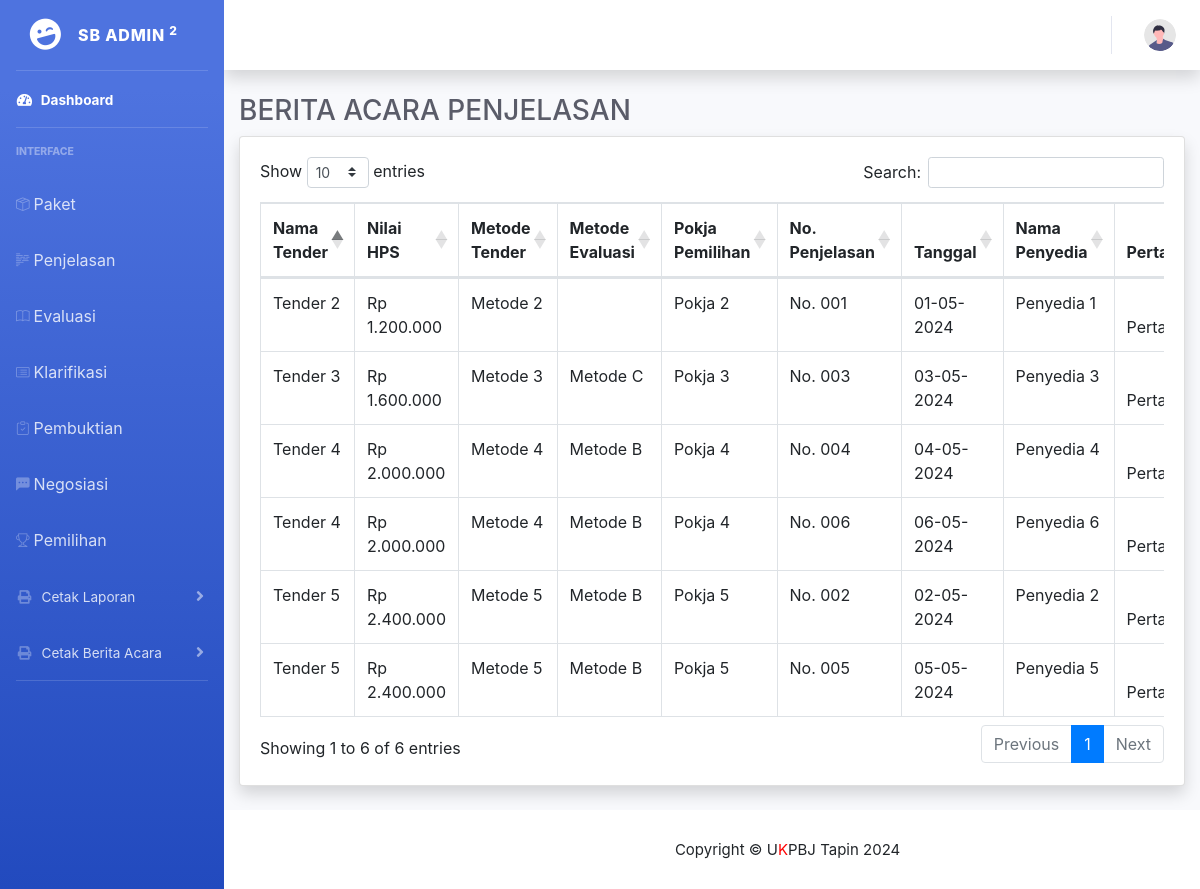
The page /index.php/report/reportBaPenjelasan on the database as committed earlier.
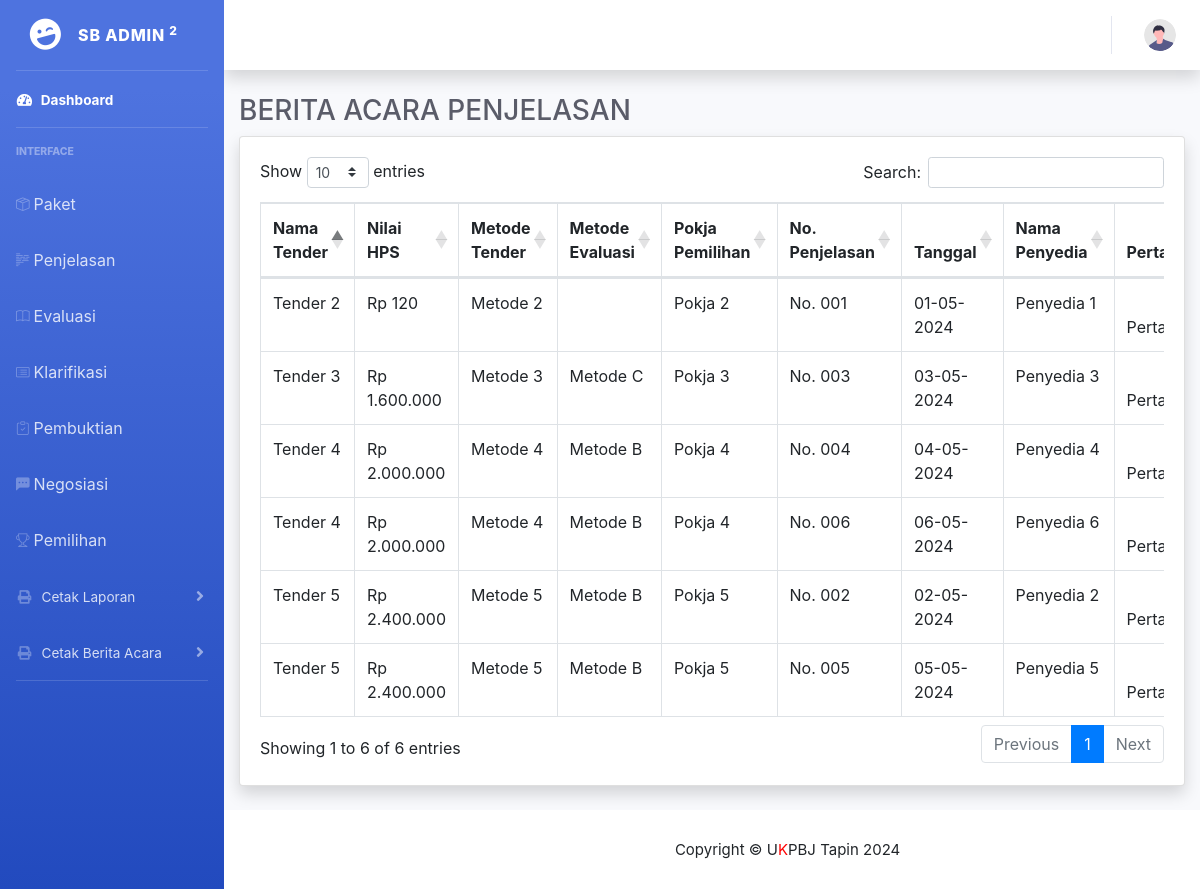
The same page on the database as committed later.
### tables this page shows
CREATE TABLE `paket` (
  `Id_kode_tender` int(10) NOT NULL,
  `kode_tender` text NOT NULL,
  `Id_pokja` varchar(10) DEFAULT NULL,
  `no_dokumen_pemilihan` text NOT NULL,
  `Nama_tender` varchar(100) DEFAULT NULL,
  `Nilai_Pagu` varchar(30) DEFAULT NULL,
  `Kode_RUP` int(15) DEFAULT NULL,
  `Nilai_HPS` varchar(20) DEFAULT NULL,
  `Kode_anggaran` int(15) DEFAULT NULL,
  `Metode_tender` varchar(20) DEFAULT NULL,
  `Nama_PPK` varchar(50) DEFAULT NULL,
  `NIP_PPK` varchar(30) DEFAULT NULL,
  `No_SK` text DEFAULT NULL,
  `Unit_kerja` varchar(50) DEFAULT NULL,
  `Tgl_permohonan` date DEFAULT NULL,
  `Tgl_penugasan` date DEFAULT NULL,
  `Pokja_pemilihan` varchar(20) DEFAULT NULL
);

### application/controllers/Report.php (called while the page is built, shortened)
<?php
class Report extends CI_Controller {
    public function __construct() {
        $this->load->model('Paket_model');
        $this->load->model('PokjaMil_model');
        $this->load->model('Penjelasan_model');
        $this->load->library('form_validation');
        $this->load->model('Evaluasi_model');
        $this->load->model('Klarifikasi_model');
        $this->load->model('Negosiasi_model');
        $this->load->model('Pembuktian_model');
        $this->load->model('Pemilihan_model');
    }
    public function reportBaPenjelasan() {
        $data['negosiasis'] = $this->Negosiasi_model->get_all();
        $data['klarifikasis'] = $this->Klarifikasi_model->get_all();
        $data['penjelasans'] = $this->Penjelasan_model->get_all();
        $data['evaluasis'] = $this->Evaluasi_model->get_all();
        $data['pakets'] = $this->Paket_model->get_all_paket();
        $data['pembuktians'] = $this->Pembuktian_model->get_all();
        $this->load->view('Header/Head');
        $this->load->view('Header/Header');
        $this->load->view('report/report_ba_penjelasan', $data);
        $this->load->view('Footer/Footer');
    }
}
?>

### index.php (called while the page is built, shortened)
<?php
require_once BASEPATH.'core/CodeIgniter.php';

### application/models/Paket_model.php (called while the page is built, shortened)
<?php
class Paket_model extends CI_Model {
    public function get_all_paket() {
        return $this->db->get('paket')->result();
    }
}
?>

### application/models/Penjelasan_model.php (called while the page is built, shortened)
<?php
class Penjelasan_model extends CI_Model {
    public function get_all() {
        return $this->db->get('Penjelasan')->result();
    }
}

### application/views/report/report_ba_penjelasan.php (the view, shortened to what the changed rows need)
<!DOCTYPE html>
<html lang="en">
<head>
    <link rel="stylesheet" href="https://stackpath.bootstrapcdn.com/bootstrap/4.5.2/css/bootstrap.min.css">
</head>
<body>
    <div class="container-fluid">
        <h1 class="h3 mb-2 text-gray-800">BERITA ACARA PENJELASAN</h1>
        <div class="card shadow mb-4">
            <div class="card-body">
                <div class="table-responsive">
                    <table id="example" class="table table-bordered" width="100%" cellspacing="0">
                        <thead>
                            <tr>
                                <th>Nama Tender</th>
                                <th>Nilai HPS</th>
                                <th>Metode Tender</th>
                                <th>Metode Evaluasi</th>
                                <th>Pokja Pemilihan</th>
                                <th>No. Penjelasan</th>
                                <th>Tanggal</th>
                                <th>Nama Penyedia</th>
                                <th>Pertanyaan</th>
                            </tr>
                        </thead>
                        <tbody>
                            <?php foreach ($penjelasans as $penjelasan): ?>
                            <tr>
                                <td class="nama-paket">
                                    <?php
                        foreach ($pakets as $paket) {
                            if ($paket->Id_kode_tender == $penjelasan->Id_kode_tender) {
                                echo $paket->Nama_tender;
                                break;
                            }
                        }
                        ?>
                                </td>
                                <td class="hps">
                                    <?php
                                        foreach ($pakets as $paket) {
                                            if ($paket->Id_kode_tender == $penjelasan->Id_kode_tender) {
                                                echo 'Rp ' . number_format($paket->Nilai_HPS, 0, ',', '.');
                                                break;
                                            }
                                        }
                                    ?>
                                </td>
                                <td class="metode-tender">
                                    <?php
                        foreach ($pakets as $paket) {
                            if ($paket->Id_kode_tender == $penjelasan->Id_kode_tender) {
                                echo $paket->Metode_tender;
                                break;
                            }
                        }
                        ?>
                                </td>
                                <td class="metode-evaluasi">
                                </td>
                                <td class="pokja-pemilihan">
                                    <?php
                        foreach ($pakets as $paket) {
                            if ($paket->Id_kode_tender == $penjelasan->Id_kode_tender) {
                                echo $paket->Pokja_pemilihan;
                                break;
                            }
                        }
                        ?>
                                </td>
                                <td class="no-penjelasan"><?= $penjelasan->No_Penjelasan ?></td>
                                <td class="tanggal"><?= date('d-m-Y', strtotime($penjelasan->Tanggal)) ?></td>
                                <td class="nama-penyedia"><?= $penjelasan->Nama_penyedia ?></td>
                                <td style="vertical-align: top" class="pertanyaan">
                                    <?php
                                            $pertanyaan_array = explode(";", $penjelasan->Pertanyaan);
                                            foreach ($pertanyaan_array as $pertanyaan) {
                                                echo "<br>$pertanyaan";
                                            }
                                            ?>
                                </td>
                            </tr>
                            <?php endforeach; ?>
                        </tbody>
                    </table>
                </div>
            </div>
        </div>
    </div>
</body>
</html>

Rows that differ between the two databases and show on the page:
changed paket "Tender 2": Nilai_HPS "1.200.000" → "120"
